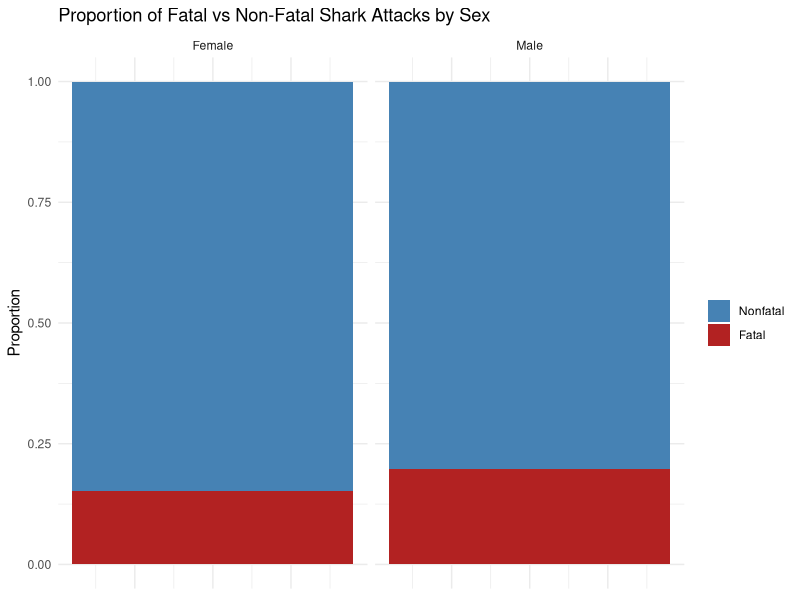
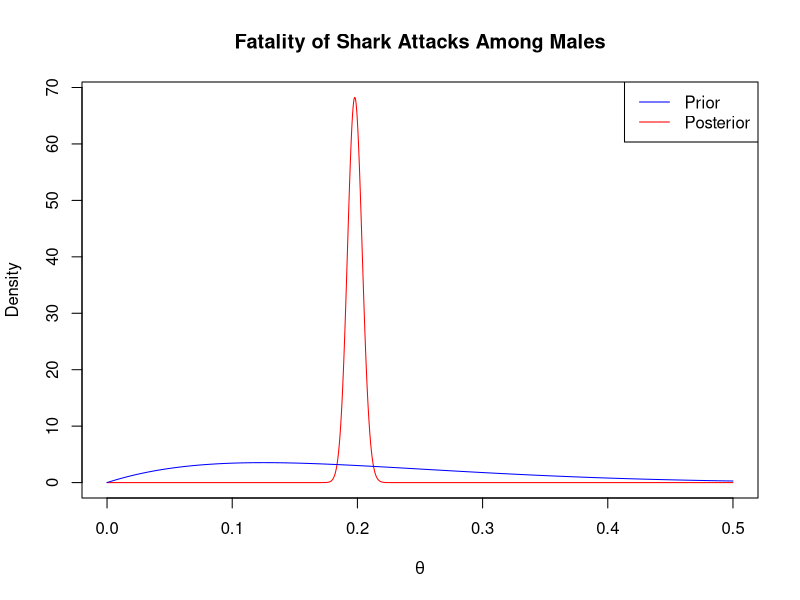
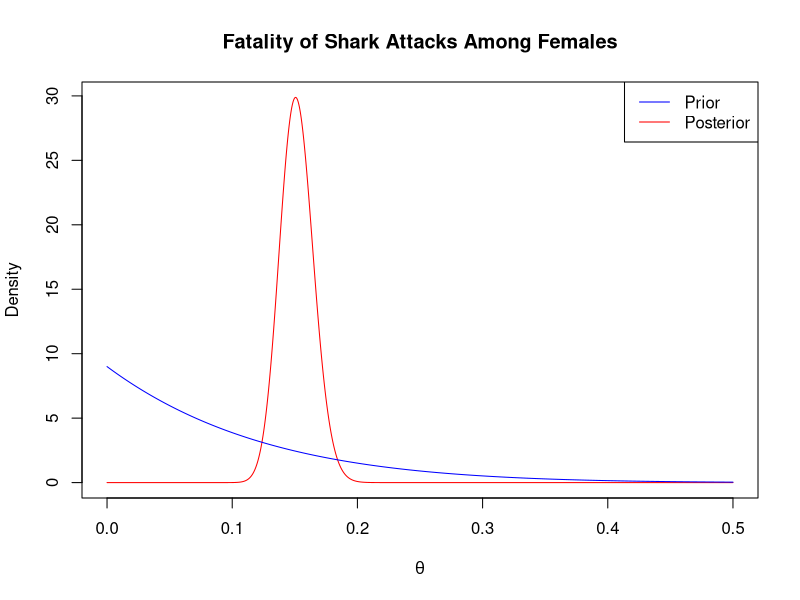
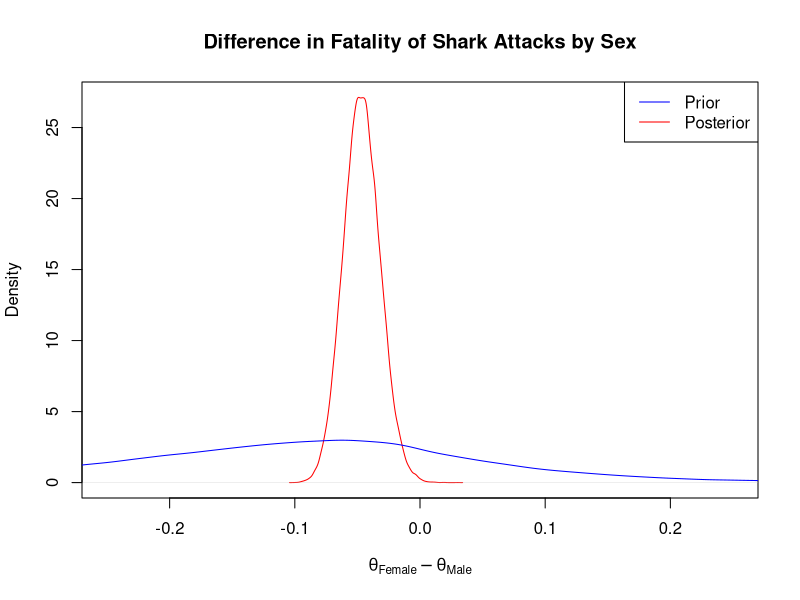
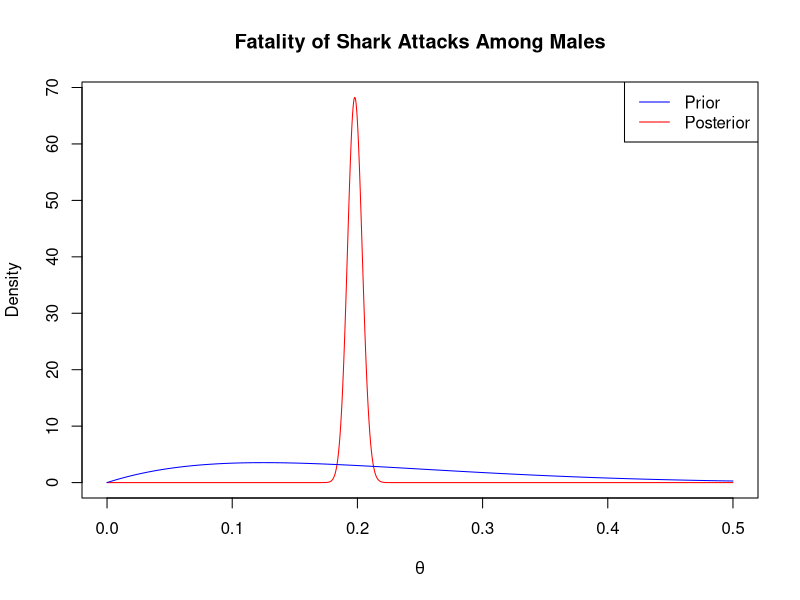
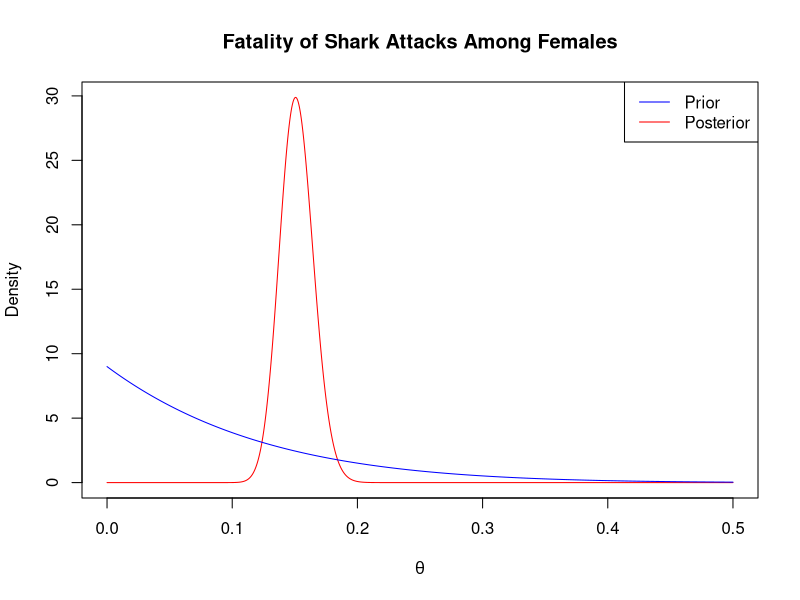
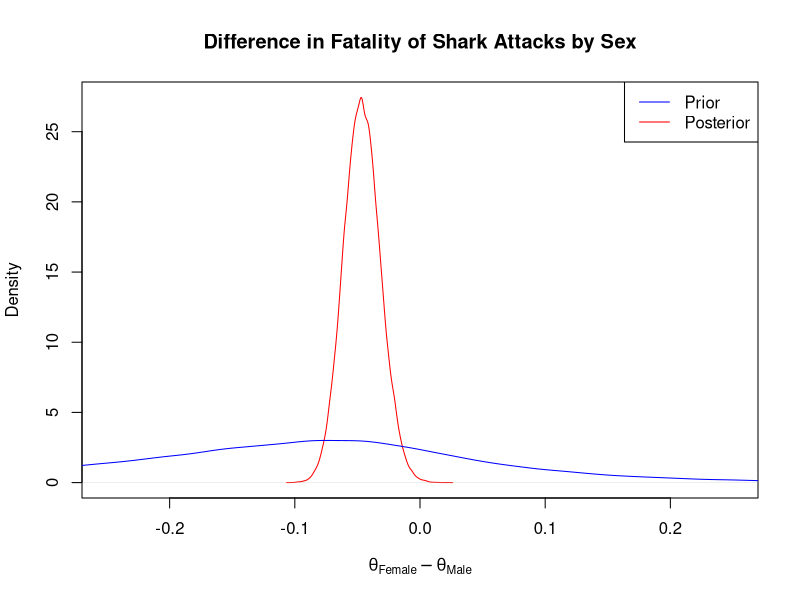

Write the R code that produced these figures, in order.
## ---- chunk 1
#| label: setup
#| include: false

library(tidyverse)
library(readxl)

set.seed(2025)

sharks <- read_excel("sharks.xlsx") %>% 
  select(1:14) %>%
  rename(Fatal = 'Fatal Y/N') %>% 
  mutate(Year = as.numeric(Year),
         Sex = case_when(
           str_detect(tolower(Sex), "m") ~ "Male",
           str_detect(tolower(Sex), "f") ~ "Female",
           TRUE ~ NA_character_),
         Fatal = case_when(
           str_detect(tolower(Fatal), "n") ~ "No",
           str_detect(tolower(Fatal), "y") ~ "Yes",
           TRUE ~ NA_character_)) %>% 
  filter(Year > 1900) %>% 
  select(Year, Sex, Fatal)
## ---- chunk 2
sharks %>% 
  filter(!is.na(Fatal)) %>% 
  filter(!is.na(Sex)) %>% 
  group_by(Sex) %>% 
  count(Fatal) %>% 
  mutate(prop = n / sum(n)) %>% 
  ggplot(aes(x = 1, y = prop, fill = Fatal)) +
  geom_col() +
  facet_wrap(~Sex) +
  scale_fill_manual(values = c("Yes" = 'firebrick', "No" = "steelblue"),
                    labels = c("Yes" = "Fatal", "No" = "Nonfatal")) +
  labs(title = "Proportion of Fatal vs Non-Fatal Shark Attacks by Sex",
       x = NULL,
       y = "Proportion",
       fill = NULL) +
  theme_minimal() +
  theme(axis.text.x = element_blank(),
        axis.ticks.x = element_blank())
## ---- chunk 3
a_male <- 2
b_male <- 8
a_star_male <- nrow(sharks %>% filter(Sex == 'Male') %>% filter(Fatal == "Yes")) + a_male
b_star_male <- nrow(sharks %>% filter(Sex == 'Male') %>% filter(Fatal == "No")) + b_male

theta <- seq(0,.5,by = .0001)
plot(theta, dbeta(theta, a_star_male, b_star_male), type='l', col="red",
     xlab=expression(theta), ylab="Density", 
     main="Fatality of Shark Attacks Among Males")
lines(theta, dbeta(theta, a_male, b_male), col="blue")
legend("topright", legend = c("Prior", "Posterior"),
       col = c("blue", "red"), lty = 1)
## ---- chunk 4
a_female <- 1
b_female <- 9
a_star_female <- nrow(sharks %>% filter(Sex == 'Female') %>% filter(Fatal == "Yes")) + a_female
b_star_female <- nrow(sharks %>% filter(Sex == 'Female') %>% filter(Fatal == "No")) + b_female

theta <- seq(0,.5,by = .0001)
plot(theta, dbeta(theta, a_star_female, b_star_female), type='l', col="red",
     xlab=expression(theta), ylab="Density", 
     main="Fatality of Shark Attacks Among Females")
lines(theta, dbeta(theta, a_female, b_female), col="blue")
legend("topright", legend = c("Prior", "Posterior"),
       col = c("blue", "red"), lty = 1)
## ---- chunk 5
diff_prior <- rbeta(100000, a_female, b_female) - rbeta(100000, a_male, b_male)
diff_post <- rbeta(100000, a_star_female, b_star_female) - rbeta(100000, a_star_male, b_star_male)

plot(density(diff_post), xlab=expression(theta[Female]-theta[Male]),
     main="Difference in Fatality of Shark Attacks by Sex",
     col="red", xlim=c(-.25, .25))
lines(density(diff_prior), col="blue")
legend("topright", legend = c("Prior", "Posterior"),
       col = c("blue", "red"), lty = 1)
## ---- chunk 6
#set seed for reproducability
set.seed(2024)

#Read in data and clean Sex and Fatal Variables
#filter out data before 1900 as it is unreliable
sharks <- read_excel("sharks.xlsx") %>% 
  select(1:14) %>%
  rename(Fatal = 'Fatal Y/N') %>% 
  mutate(Year = as.numeric(Year),
         Sex = case_when(
           str_detect(tolower(Sex), "m") ~ "Male",
           str_detect(tolower(Sex), "f") ~ "Female",
           TRUE ~ NA_character_),
         Fatal = case_when(
           str_detect(tolower(Fatal), "n") ~ "No",
           str_detect(tolower(Fatal), "y") ~ "Yes",
           TRUE ~ NA_character_)) %>% 
  filter(Year > 1900) %>% 
  select(Year, Sex, Fatal)

#generate posterior distribution of data for males
a_male <- 2
b_male <- 8
a_star_male <- nrow(sharks %>% filter(Sex == 'Male') %>% filter(Fatal == "Yes")) + a_male
b_star_male <- nrow(sharks %>% filter(Sex == 'Male') %>% filter(Fatal == "No")) + b_male

#graph the prior and posterior distribution for males
theta <- seq(0,.5,by = .0001)
plot(theta, dbeta(theta, a_star_male, b_star_male), type='l', col="red",
     xlab=expression(theta), ylab="Density", 
     main="Fatality of Shark Attacks Among Males")
lines(theta, dbeta(theta, a_male, b_male), col="blue")
legend("topright", legend = c("Prior", "Posterior"),
       col = c("blue", "red"), lty = 1)

#generate posterior distribution for females
a_female <- 1
b_female <- 9
a_star_female <- nrow(sharks %>% filter(Sex == 'Female') %>% filter(Fatal == "Yes")) + a_female
b_star_female <- nrow(sharks %>% filter(Sex == 'Female') %>% filter(Fatal == "No")) + b_female

#graph prior and posterior distributions for females
theta <- seq(0,.5,by = .0001)
plot(theta, dbeta(theta, a_star_female, b_star_female), type='l', col="red",
     xlab=expression(theta), ylab="Density", 
     main="Fatality of Shark Attacks Among Females")
lines(theta, dbeta(theta, a_female, b_female), col="blue")
legend("topright", legend = c("Prior", "Posterior"),
       col = c("blue", "red"), lty = 1)

#use Monte Carlo simulation to generate prior and posterior distribution for females minus males
diff_prior <- rbeta(100000, a_female, b_female) - rbeta(100000, a_male, b_male)
diff_post <- rbeta(100000, a_star_female, b_star_female) - rbeta(100000, a_star_male, b_star_male)

#graph prior and posterior distribution for females minus males
plot(density(diff_post), xlab=expression(theta[Female]-theta[Male]),
     main="Difference in Fatality of Shark Attacks by Sex",
     col="red", xlim=c(-.25, .25))
lines(density(diff_prior), col="blue")
legend("topright", legend = c("Prior", "Posterior"),
       col = c("blue", "red"), lty = 1)

#95% credible interval for difference in fatalities between females and males
quantile(diff_post, c(.025, .975))
